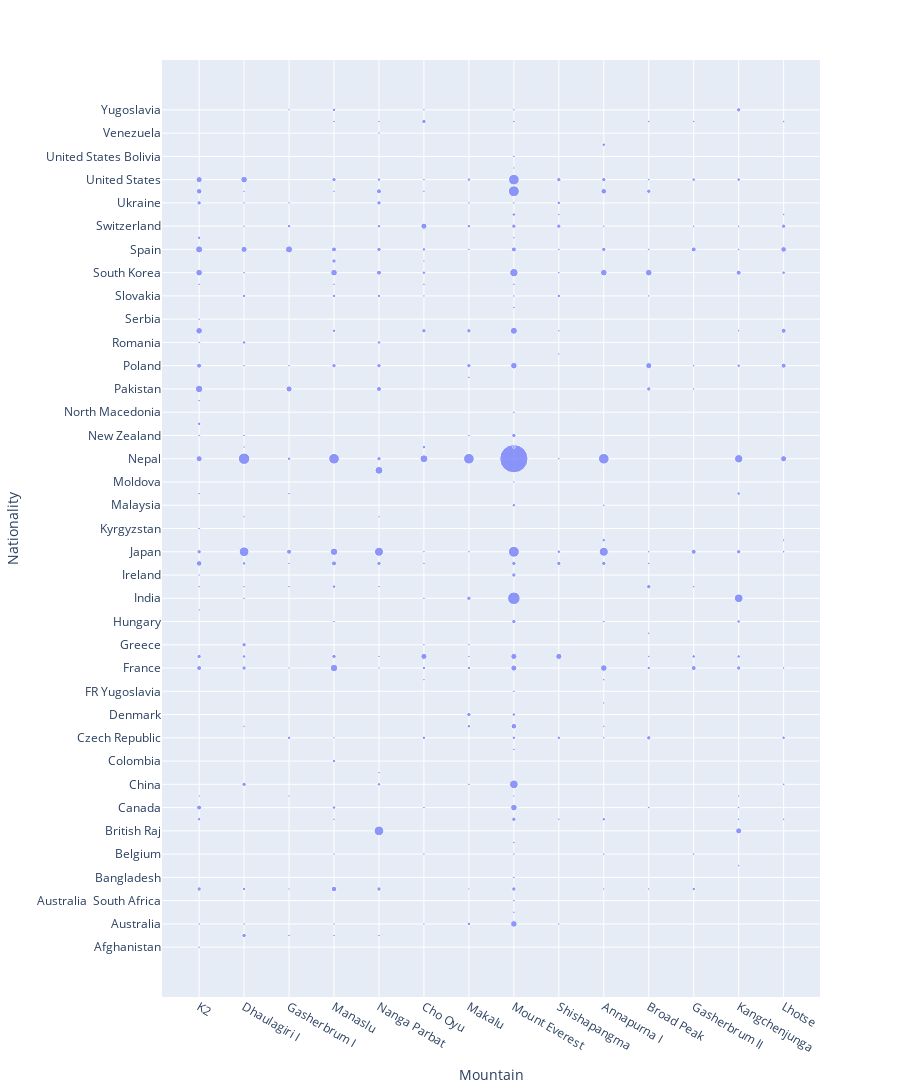

Here is the notebook cell this chart was saved with:
### Code cell
from plotly.express import scatter
scatter(data_frame=df[['Nationality', 'Mountain']].groupby(by=['Nationality', 'Mountain']).size().reset_index().rename(columns={0: 'count'}),
        x='Mountain', y='Nationality', size='count', height=1500)

### Figure 1 — Plotly figure (JSON) as saved in the notebook; plotly's stock layout.template omitted (floating-point values rounded to 4 significant figures; data arrays with more than 128 entries replaced by an {"elided": "..."} marker saying what was removed)
{"data": [{"hovertemplate": "Mountain=%{x}<br>Nationality=%{y}<br>count=%{marker.size}<extra></extra>", "legendgroup": "", "marker": {"color": "#636efa", "size": {"elided": "310 int values"}, "sizemode": "area", "sizeref": 0.315, "symbol": "circle"}, "mode": "markers", "name": "", "orientation": "v", "showlegend": false, "type": "scatter", "x": {"elided": "310 str values"}, "xaxis": "x", "y": {"elided": "310 str values"}, "yaxis": "y"}], "layout": {"height": 1500, "legend": {"itemsizing": "constant", "tracegroupgap": 0}, "margin": {"t": 60}, "xaxis": {"anchor": "y", "domain": [0, 1], "title": {"text": "Mountain"}}, "yaxis": {"anchor": "x", "domain": [0, 1], "title": {"text": "Nationality"}}}}
